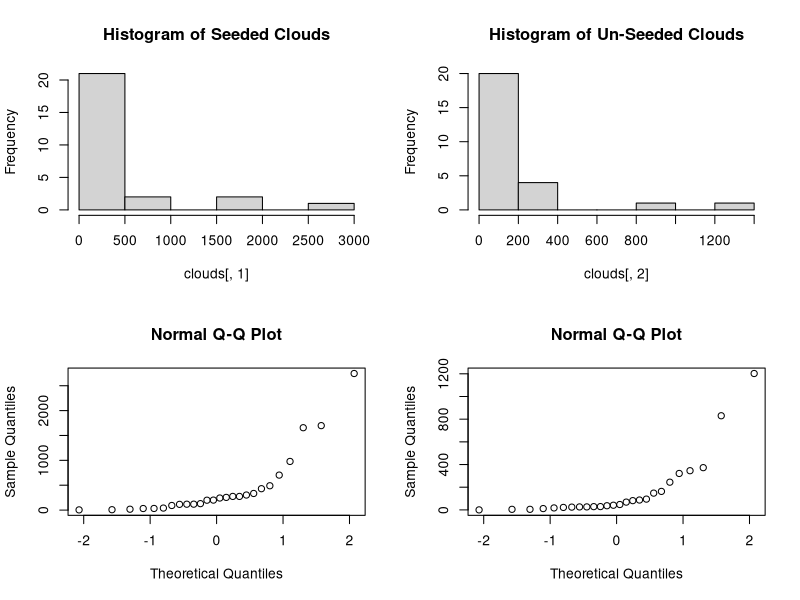
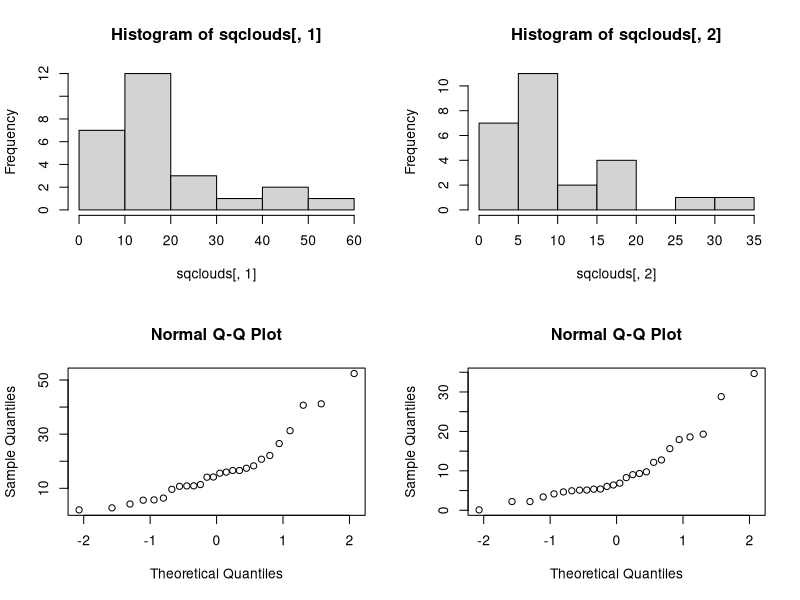
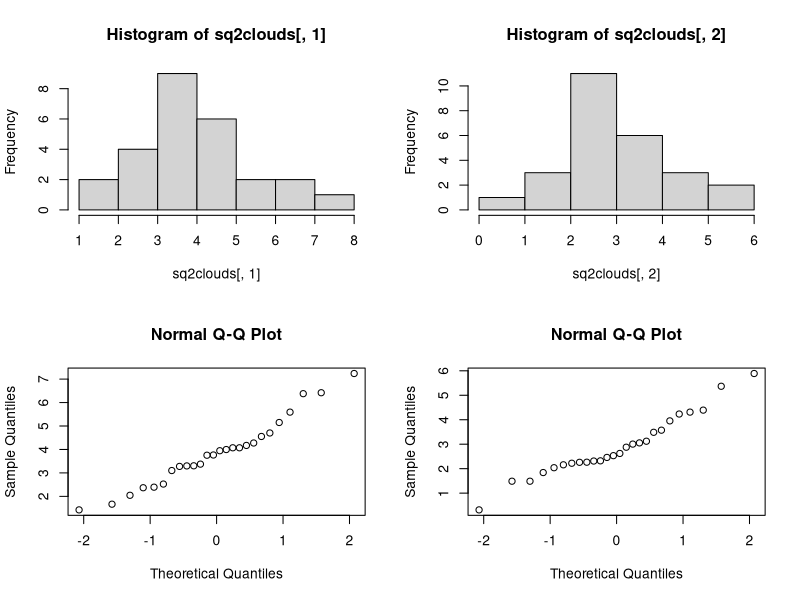
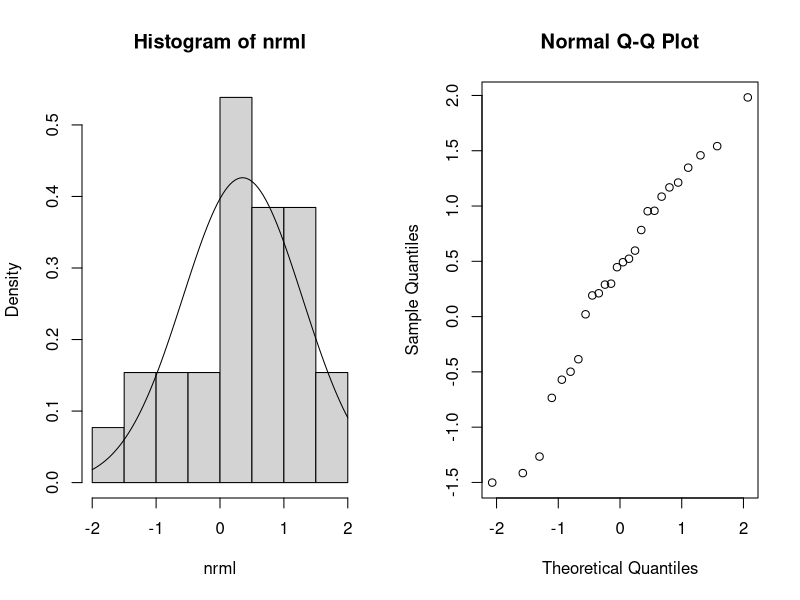

Source code (R) for these figures, in order:
#2.1
clouds = read.table("clouds.txt", header=T)
len = length(clouds[,1])
nrml = rnorm(len)

#Histograms,boxplots,qqplots to see if data is normal
par(mfrow=c(2,2))
hist(clouds[,1],
     main="Histogram of Seeded Clouds")
hist(clouds[,2],
     main="Histogram of Un-Seeded Clouds")
qqnorm(clouds[,1])
qqnorm(clouds[,2])
#These graphs should show the data is not normal

#Two sample t-test 
t.test(clouds[ ,1],clouds[ ,2])
#Mann-Whitney test
wilcox.test(clouds[ ,1],clouds[ ,2])
#Kolmogorov-Smirnov test
ks.test(clouds[,1],clouds[,2])

#2.2
sqclouds = sqrt(clouds)

#Histograms,boxplots,qqplots to see if data is normal
par(mfrow=c(2,2))
hist(sqclouds[,1])
hist(sqclouds[,2])
qqnorm(sqclouds[,1])
qqnorm(sqclouds[,2])
#These graphs should show the data is not normal

#Two sample t-test 
t.test(sqclouds[ ,1],sqclouds[ ,2])
#Mann-Whitney test
wilcox.test(sqclouds[ ,1],sqclouds[ ,2])
#Kolmogorov-Smirnov test
ks.test(sqclouds[,1],sqclouds[,2])

#2.3
sq2clouds = sqrt(sqclouds)

#Histograms,boxplots,qqplots to see if data is normal
par(mfrow=c(2,2))
hist(sq2clouds[,1])
hist(sq2clouds[,2])
qqnorm(sq2clouds[,1])
qqnorm(sq2clouds[,2])
#These graphs should show the data is not normal

#Two sample t-test
t.test(sq2clouds[ ,1],sq2clouds[ ,2])
#Mann-Whitney test
wilcox.test(sq2clouds[ ,1],sq2clouds[ ,2])
#Kolmogorov-Smirnov test
ks.test(sq2clouds[,1],sq2clouds[,2])

par(mfrow=c(1,2))
hist(nrml, prob=TRUE)
curve(dnorm(x,mean=mean(nrml),sd=sd(nrml)), add=TRUE)
qqnorm(nrml)